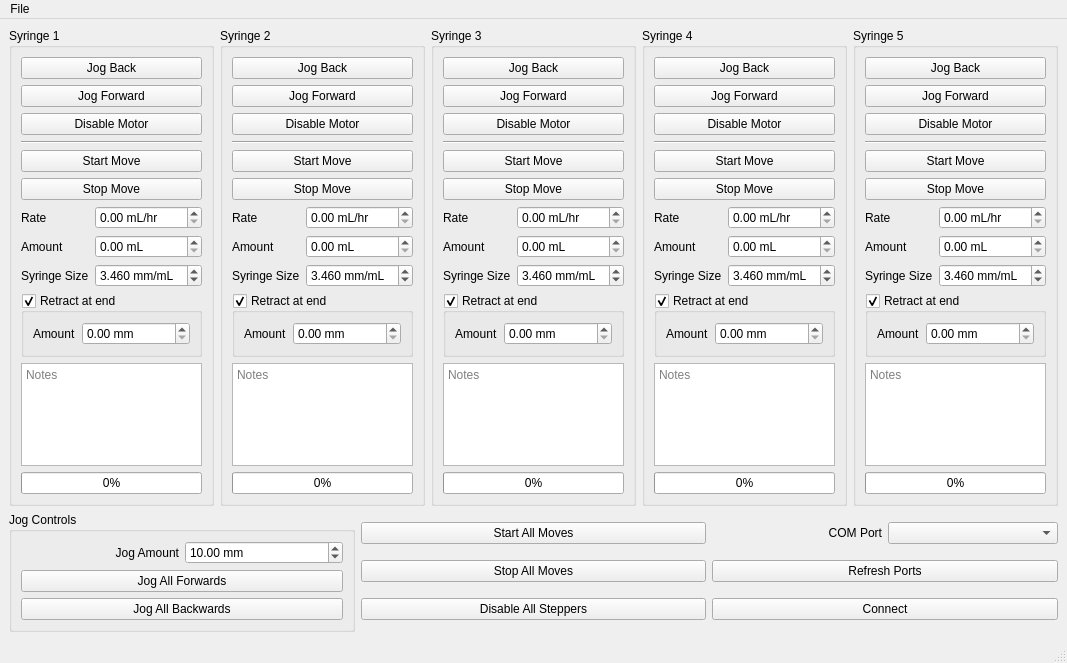
<?xml version="1.0" encoding="UTF-8"?>
<ui version="4.0">
 <class>MainWindow</class>
 <widget class="QMainWindow" name="MainWindow">
  <property name="geometry">
   <rect>
    <x>0</x>
    <y>0</y>
    <width>989</width>
    <height>663</height>
   </rect>
  </property>
  <property name="windowTitle">
   <string>Electrospinning Controller</string>
  </property>
  <widget class="QWidget" name="centralwidget">
   <property name="enabled">
    <bool>true</bool>
   </property>
   <layout class="QVBoxLayout" name="verticalLayout_6">
    <item>
     <layout class="QHBoxLayout" name="horizontalLayout">
      <property name="sizeConstraint">
       <enum>QLayout::SetDefaultConstraint</enum>
      </property>
      <item>
       <widget class="QGroupBox" name="s1_groupBox">
        <property name="enabled">
         <bool>true</bool>
        </property>
        <property name="sizePolicy">
         <sizepolicy hsizetype="Preferred" vsizetype="Expanding">
          <horstretch>0</horstretch>
          <verstretch>0</verstretch>
         </sizepolicy>
        </property>
        <property name="title">
         <string>Syringe 1</string>
        </property>
        <layout class="QVBoxLayout" name="verticalLayout">
         <item>
          <widget class="QPushButton" name="jogBackBtn_1">
           <property name="text">
            <string>Jog Back</string>
           </property>
          </widget>
         </item>
         <item>
          <widget class="QPushButton" name="jogFwdBtn_1">
           <property name="text">
            <string>Jog Forward</string>
           </property>
          </widget>
         </item>
         <item>
          <widget class="QPushButton" name="disableBtn_1">
           <property name="text">
            <string>Disable Motor</string>
           </property>
          </widget>
         </item>
         <item>
          <widget class="Line" name="line">
           <property name="orientation">
            <enum>Qt::Horizontal</enum>
           </property>
          </widget>
         </item>
         <item>
          <widget class="QPushButton" name="startMove_1">
           <property name="text">
            <string>Start Move</string>
           </property>
          </widget>
         </item>
         <item>
          <widget class="QPushButton" name="stopMove_1">
           <property name="text">
            <string>Stop Move</string>
           </property>
          </widget>
         </item>
         <item>
          <layout class="QFormLayout" name="formLayout">
           <item row="0" column="0">
            <widget class="QLabel" name="rateLbl_1">
             <property name="text">
              <string>Rate</string>
             </property>
            </widget>
           </item>
           <item row="0" column="1">
            <widget class="QDoubleSpinBox" name="rate_1">
             <property name="suffix">
              <string> mL/hr</string>
             </property>
             <property name="maximum">
              <double>9999.000000000000000</double>
             </property>
            </widget>
           </item>
           <item row="1" column="0">
            <widget class="QLabel" name="amtLbl_1">
             <property name="text">
              <string>Amount</string>
             </property>
            </widget>
           </item>
           <item row="1" column="1">
            <widget class="QDoubleSpinBox" name="duration_1">
             <property name="suffix">
              <string> mL</string>
             </property>
            </widget>
           </item>
           <item row="2" column="0">
            <widget class="QLabel" name="diamLbl_1">
             <property name="text">
              <string>Syringe Size</string>
             </property>
            </widget>
           </item>
           <item row="2" column="1">
            <widget class="QDoubleSpinBox" name="syringeDiam_1">
             <property name="suffix">
              <string> mm/mL</string>
             </property>
             <property name="decimals">
              <number>3</number>
             </property>
             <property name="value">
              <double>3.460000000000000</double>
             </property>
            </widget>
           </item>
          </layout>
         </item>
         <item>
          <widget class="QGroupBox" name="retractAtEnd_1">
           <property name="title">
            <string>Retract at end</string>
           </property>
           <property name="flat">
            <bool>false</bool>
           </property>
           <property name="checkable">
            <bool>true</bool>
           </property>
           <property name="checked">
            <bool>true</bool>
           </property>
           <layout class="QFormLayout" name="formLayout_6">
            <item row="0" column="0">
             <widget class="QLabel" name="label_6">
              <property name="text">
               <string>Amount</string>
              </property>
             </widget>
            </item>
            <item row="0" column="1">
             <widget class="QDoubleSpinBox" name="retractAmt_1">
              <property name="suffix">
               <string> mm</string>
              </property>
             </widget>
            </item>
           </layout>
          </widget>
         </item>
         <item>
          <widget class="QPlainTextEdit" name="notes_1">
           <property name="placeholderText">
            <string>Notes</string>
           </property>
          </widget>
         </item>
         <item>
          <widget class="QProgressBar" name="moveProgress_1">
           <property name="value">
            <number>0</number>
           </property>
          </widget>
         </item>
        </layout>
       </widget>
      </item>
      <item>
       <widget class="QGroupBox" name="s2_groupBox">
        <property name="sizePolicy">
         <sizepolicy hsizetype="Preferred" vsizetype="Expanding">
          <horstretch>0</horstretch>
          <verstretch>0</verstretch>
         </sizepolicy>
        </property>
        <property name="title">
         <string>Syringe 2</string>
        </property>
        <layout class="QVBoxLayout" name="verticalLayout_2">
         <item>
          <widget class="QPushButton" name="jogBackBtn_2">
           <property name="text">
            <string>Jog Back</string>
           </property>
          </widget>
         </item>
         <item>
          <widget class="QPushButton" name="jogFwdBtn_2">
           <property name="text">
            <string>Jog Forward</string>
           </property>
          </widget>
         </item>
         <item>
          <widget class="QPushButton" name="disableBtn_2">
           <property name="text">
            <string>Disable Motor</string>
           </property>
          </widget>
         </item>
         <item>
          <widget class="Line" name="line_2">
           <property name="orientation">
            <enum>Qt::Horizontal</enum>
           </property>
          </widget>
         </item>
         <item>
          <widget class="QPushButton" name="startMove_2">
           <property name="text">
            <string>Start Move</string>
           </property>
          </widget>
         </item>
         <item>
          <widget class="QPushButton" name="stopMove_2">
           <property name="text">
            <string>Stop Move</string>
           </property>
          </widget>
         </item>
         <item>
          <layout class="QFormLayout" name="formLayout_2">
           <item row="0" column="0">
            <widget class="QLabel" name="label_2">
             <property name="text">
              <string>Rate</string>
             </property>
            </widget>
           </item>
           <item row="0" column="1">
            <widget class="QDoubleSpinBox" name="rate_2">
             <property name="suffix">
              <string> mL/hr</string>
             </property>
             <property name="maximum">
              <double>9999.000000000000000</double>
             </property>
            </widget>
           </item>
           <item row="1" column="0">
            <widget class="QLabel" name="amtLbl_2">
             <property name="text">
              <string>Amount</string>
             </property>
            </widget>
           </item>
           <item row="1" column="1">
            <widget class="QDoubleSpinBox" name="duration_2">
             <property name="suffix">
              <string> mL</string>
             </property>
            </widget>
           </item>
           <item row="2" column="0">
            <widget class="QLabel" name="diamLbl_2">
             <property name="text">
              <string>Syringe Size</string>
             </property>
            </widget>
           </item>
           <item row="2" column="1">
            <widget class="QDoubleSpinBox" name="syringeDiam_2">
             <property name="suffix">
              <string> mm/mL</string>
             </property>
             <property name="decimals">
              <number>3</number>
             </property>
             <property name="value">
              <double>3.460000000000000</double>
             </property>
            </widget>
           </item>
          </layout>
         </item>
         <item>
          <widget class="QGroupBox" name="retractAtEnd_2">
           <property name="title">
            <string>Retract at end</string>
           </property>
           <property name="flat">
            <bool>false</bool>
           </property>
           <property name="checkable">
            <bool>true</bool>
           </property>
           <property name="checked">
            <bool>true</bool>
           </property>
           <layout class="QFormLayout" name="formLayout_7">
            <item row="0" column="0">
             <widget class="QLabel" name="label_7">
              <property name="text">
               <string>Amount</string>
              </property>
             </widget>
            </item>
            <item row="0" column="1">
             <widget class="QDoubleSpinBox" name="retractAmt_2">
              <property name="suffix">
               <string> mm</string>
              </property>
             </widget>
            </item>
           </layout>
          </widget>
         </item>
         <item>
          <widget class="QPlainTextEdit" name="notes_2">
           <property name="placeholderText">
            <string>Notes</string>
           </property>
          </widget>
         </item>
         <item>
          <widget class="QProgressBar" name="moveProgress_2">
           <property name="value">
            <number>0</number>
           </property>
          </widget>
         </item>
        </layout>
       </widget>
      </item>
      <item>
       <widget class="QGroupBox" name="s3_groupBox">
        <property name="sizePolicy">
         <sizepolicy hsizetype="Preferred" vsizetype="Expanding">
          <horstretch>0</horstretch>
          <verstretch>0</verstretch>
         </sizepolicy>
        </property>
        <property name="title">
         <string>Syringe 3</string>
        </property>
        <layout class="QVBoxLayout" name="verticalLayout_4">
         <item>
          <widget class="QPushButton" name="jogBackBtn_3">
           <property name="text">
            <string>Jog Back</string>
           </property>
          </widget>
         </item>
         <item>
          <widget class="QPushButton" name="jogFwdBtn_3">
           <property name="text">
            <string>Jog Forward</string>
           </property>
          </widget>
         </item>
         <item>
          <widget class="QPushButton" name="disableBtn_3">
           <property name="text">
            <string>Disable Motor</string>
           </property>
          </widget>
         </item>
         <item>
          <widget class="Line" name="line_3">
           <property name="orientation">
            <enum>Qt::Horizontal</enum>
           </property>
          </widget>
         </item>
         <item>
          <widget class="QPushButton" name="startMove_3">
           <property name="text">
            <string>Start Move</string>
           </property>
          </widget>
         </item>
         <item>
          <widget class="QPushButton" name="stopMove_3">
           <property name="text">
            <string>Stop Move</string>
           </property>
          </widget>
         </item>
         <item>
          <layout class="QFormLayout" name="formLayout_3">
           <item row="0" column="0">
            <widget class="QLabel" name="label_3">
             <property name="text">
              <string>Rate</string>
             </property>
            </widget>
           </item>
           <item row="0" column="1">
            <widget class="QDoubleSpinBox" name="rate_3">
             <property name="suffix">
              <string> mL/hr</string>
             </property>
             <property name="maximum">
              <double>9999.000000000000000</double>
             </property>
            </widget>
           </item>
           <item row="1" column="0">
            <widget class="QLabel" name="amtLbl_3">
             <property name="text">
              <string>Amount</string>
             </property>
            </widget>
           </item>
           <item row="1" column="1">
            <widget class="QDoubleSpinBox" name="duration_3">
             <property name="suffix">
              <string> mL</string>
             </property>
            </widget>
           </item>
           <item row="2" column="0">
            <widget class="QLabel" name="diamLbl_3">
             <property name="text">
              <string>Syringe Size</string>
             </property>
            </widget>
           </item>
           <item row="2" column="1">
            <widget class="QDoubleSpinBox" name="syringeDiam_3">
             <property name="suffix">
              <string> mm/mL</string>
             </property>
             <property name="decimals">
              <number>3</number>
             </property>
             <property name="value">
              <double>3.460000000000000</double>
             </property>
            </widget>
           </item>
          </layout>
         </item>
         <item>
          <widget class="QGroupBox" name="retractAtEnd_3">
           <property name="title">
            <string>Retract at end</string>
           </property>
           <property name="flat">
            <bool>false</bool>
           </property>
           <property name="checkable">
            <bool>true</bool>
           </property>
           <property name="checked">
            <bool>true</bool>
           </property>
           <layout class="QFormLayout" name="formLayout_8">
            <item row="0" column="0">
             <widget class="QLabel" name="label_8">
              <property name="text">
               <string>Amount</string>
              </property>
             </widget>
            </item>
            <item row="0" column="1">
             <widget class="QDoubleSpinBox" name="retractAmt_3">
              <property name="suffix">
               <string> mm</string>
              </property>
             </widget>
            </item>
           </layout>
          </widget>
         </item>
         <item>
          <widget class="QPlainTextEdit" name="notes_3">
           <property name="placeholderText">
            <string>Notes</string>
           </property>
          </widget>
         </item>
         <item>
          <widget class="QProgressBar" name="moveProgress_3">
           <property name="value">
            <number>0</number>
           </property>
          </widget>
         </item>
        </layout>
       </widget>
      </item>
      <item>
       <widget class="QGroupBox" name="s4_groupBox">
        <property name="enabled">
         <bool>true</bool>
        </property>
        <property name="sizePolicy">
         <sizepolicy hsizetype="Preferred" vsizetype="Expanding">
          <horstretch>0</horstretch>
          <verstretch>0</verstretch>
         </sizepolicy>
        </property>
        <property name="title">
         <string>Syringe 4</string>
        </property>
        <layout class="QVBoxLayout" name="verticalLayout_3">
         <item>
          <widget class="QPushButton" name="jogBackBtn_4">
           <property name="text">
            <string>Jog Back</string>
           </property>
          </widget>
         </item>
         <item>
          <widget class="QPushButton" name="jogFwdBtn_4">
           <property name="text">
            <string>Jog Forward</string>
           </property>
          </widget>
         </item>
         <item>
          <widget class="QPushButton" name="disableBtn_4">
           <property name="text">
            <string>Disable Motor</string>
           </property>
          </widget>
         </item>
         <item>
          <widget class="Line" name="line_4">
           <property name="orientation">
            <enum>Qt::Horizontal</enum>
           </property>
          </widget>
         </item>
         <item>
          <widget class="QPushButton" name="startMove_4">
           <property name="text">
            <string>Start Move</string>
           </property>
          </widget>
         </item>
         <item>
          <widget class="QPushButton" name="stopMove_4">
           <property name="text">
            <string>Stop Move</string>
           </property>
          </widget>
         </item>
         <item>
          <layout class="QFormLayout" name="formLayout_4">
           <item row="0" column="0">
            <widget class="QLabel" name="label_4">
             <property name="text">
              <string>Rate</string>
             </property>
            </widget>
           </item>
           <item row="0" column="1">
            <widget class="QDoubleSpinBox" name="rate_4">
             <property name="suffix">
              <string> mL/hr</string>
             </property>
             <property name="maximum">
              <double>9999.000000000000000</double>
             </property>
            </widget>
           </item>
           <item row="1" column="0">
            <widget class="QLabel" name="amtLbl_4">
             <property name="text">
              <string>Amount</string>
             </property>
            </widget>
           </item>
           <item row="1" column="1">
            <widget class="QDoubleSpinBox" name="duration_4">
             <property name="suffix">
              <string> mL</string>
             </property>
            </widget>
           </item>
           <item row="2" column="0">
            <widget class="QLabel" name="diamLbl_4">
             <property name="text">
              <string>Syringe Size</string>
             </property>
            </widget>
           </item>
           <item row="2" column="1">
            <widget class="QDoubleSpinBox" name="syringeDiam_4">
             <property name="suffix">
              <string> mm/mL</string>
             </property>
             <property name="decimals">
              <number>3</number>
             </property>
             <property name="value">
              <double>3.460000000000000</double>
             </property>
            </widget>
           </item>
          </layout>
         </item>
         <item>
          <widget class="QGroupBox" name="retractAtEnd_4">
           <property name="title">
            <string>Retract at end</string>
           </property>
           <property name="flat">
            <bool>false</bool>
           </property>
           <property name="checkable">
            <bool>true</bool>
           </property>
           <property name="checked">
            <bool>true</bool>
           </property>
           <layout class="QFormLayout" name="formLayout_9">
            <item row="0" column="0">
             <widget class="QLabel" name="label_9">
              <property name="text">
               <string>Amount</string>
              </property>
             </widget>
            </item>
            <item row="0" column="1">
             <widget class="QDoubleSpinBox" name="retractAmt_4">
              <property name="suffix">
               <string> mm</string>
              </property>
             </widget>
            </item>
           </layout>
          </widget>
         </item>
         <item>
          <widget class="QPlainTextEdit" name="notes_4">
           <property name="placeholderText">
            <string>Notes</string>
           </property>
          </widget>
         </item>
         <item>
          <widget class="QProgressBar" name="moveProgress_4">
           <property name="value">
            <number>0</number>
           </property>
          </widget>
         </item>
        </layout>
       </widget>
      </item>
      <item>
       <widget class="QGroupBox" name="s5_groupBox">
        <property name="sizePolicy">
         <sizepolicy hsizetype="Preferred" vsizetype="Expanding">
          <horstretch>0</horstretch>
          <verstretch>0</verstretch>
         </sizepolicy>
        </property>
        <property name="title">
         <string>Syringe 5</string>
        </property>
        <layout class="QVBoxLayout" name="verticalLayout_5">
         <item>
          <widget class="QPushButton" name="jogBackBtn_5">
           <property name="text">
            <string>Jog Back</string>
           </property>
          </widget>
         </item>
         <item>
          <widget class="QPushButton" name="jogFwdBtn_5">
           <property name="text">
            <string>Jog Forward</string>
           </property>
          </widget>
         </item>
         <item>
          <widget class="QPushButton" name="disableBtn_5">
           <property name="text">
            <string>Disable Motor</string>
           </property>
          </widget>
         </item>
         <item>
          <widget class="Line" name="line_6">
           <property name="orientation">
            <enum>Qt::Horizontal</enum>
           </property>
          </widget>
         </item>
         <item>
          <widget class="QPushButton" name="startMove_5">
           <property name="text">
            <string>Start Move</string>
           </property>
          </widget>
         </item>
         <item>
          <widget class="QPushButton" name="stopMove_5">
           <property name="text">
            <string>Stop Move</string>
           </property>
          </widget>
         </item>
         <item>
          <layout class="QFormLayout" name="formLayout_5">
           <item row="0" column="0">
            <widget class="QLabel" name="label_5">
             <property name="text">
              <string>Rate</string>
             </property>
            </widget>
           </item>
           <item row="0" column="1">
            <widget class="QDoubleSpinBox" name="rate_5">
             <property name="suffix">
              <string> mL/hr</string>
             </property>
             <property name="maximum">
              <double>9999.000000000000000</double>
             </property>
            </widget>
           </item>
           <item row="1" column="0">
            <widget class="QLabel" name="amtLbl_5">
             <property name="text">
              <string>Amount</string>
             </property>
            </widget>
           </item>
           <item row="1" column="1">
            <widget class="QDoubleSpinBox" name="duration_5">
             <property name="suffix">
              <string> mL</string>
             </property>
            </widget>
           </item>
           <item row="2" column="0">
            <widget class="QLabel" name="diamLbl_5">
             <property name="text">
              <string>Syringe Size</string>
             </property>
            </widget>
           </item>
           <item row="2" column="1">
            <widget class="QDoubleSpinBox" name="syringeDiam_5">
             <property name="suffix">
              <string> mm/mL</string>
             </property>
             <property name="decimals">
              <number>3</number>
             </property>
             <property name="value">
              <double>3.460000000000000</double>
             </property>
            </widget>
           </item>
          </layout>
         </item>
         <item>
          <widget class="QGroupBox" name="retractAtEnd_5">
           <property name="title">
            <string>Retract at end</string>
           </property>
           <property name="flat">
            <bool>false</bool>
           </property>
           <property name="checkable">
            <bool>true</bool>
           </property>
           <property name="checked">
            <bool>true</bool>
           </property>
           <layout class="QFormLayout" name="formLayout_10">
            <item row="0" column="0">
             <widget class="QLabel" name="label_10">
              <property name="text">
               <string>Amount</string>
              </property>
             </widget>
            </item>
            <item row="0" column="1">
             <widget class="QDoubleSpinBox" name="retractAmt_5">
              <property name="suffix">
               <string> mm</string>
              </property>
             </widget>
            </item>
           </layout>
          </widget>
         </item>
         <item>
          <widget class="QPlainTextEdit" name="notes_5">
           <property name="placeholderText">
            <string>Notes</string>
           </property>
          </widget>
         </item>
         <item>
          <widget class="QProgressBar" name="moveProgress_5">
           <property name="enabled">
            <bool>true</bool>
           </property>
           <property name="value">
            <number>0</number>
           </property>
          </widget>
         </item>
        </layout>
       </widget>
      </item>
     </layout>
    </item>
    <item>
     <layout class="QHBoxLayout" name="horizontalLayout_2">
      <item>
       <widget class="QGroupBox" name="jogCtrlBox">
        <property name="title">
         <string>Jog Controls</string>
        </property>
        <property name="flat">
         <bool>false</bool>
        </property>
        <property name="checkable">
         <bool>false</bool>
        </property>
        <layout class="QVBoxLayout" name="verticalLayout_9">
         <item>
          <layout class="QHBoxLayout" name="horizontalLayout_10">
           <item>
            <widget class="QLabel" name="label">
             <property name="text">
              <string>Jog Amount</string>
             </property>
             <property name="alignment">
              <set>Qt::AlignRight|Qt::AlignTrailing|Qt::AlignVCenter</set>
             </property>
            </widget>
           </item>
           <item>
            <widget class="QDoubleSpinBox" name="jogAmt">
             <property name="suffix">
              <string> mm</string>
             </property>
             <property name="value">
              <double>10.000000000000000</double>
             </property>
            </widget>
           </item>
          </layout>
         </item>
         <item>
          <widget class="QPushButton" name="jogAllForwardBtn">
           <property name="text">
            <string>Jog All Forwards</string>
           </property>
          </widget>
         </item>
         <item>
          <widget class="QPushButton" name="jogAllBackBtn">
           <property name="text">
            <string>Jog All Backwards</string>
           </property>
          </widget>
         </item>
        </layout>
       </widget>
      </item>
      <item>
       <layout class="QVBoxLayout" name="verticalLayout_7">
        <item>
         <widget class="QPushButton" name="startAll_btn">
          <property name="text">
           <string>Start All Moves</string>
          </property>
         </widget>
        </item>
        <item>
         <widget class="QPushButton" name="stopAll_btn">
          <property name="text">
           <string>Stop All Moves</string>
          </property>
         </widget>
        </item>
        <item>
         <widget class="QPushButton" name="disableAll_btn">
          <property name="text">
           <string>Disable All Steppers</string>
          </property>
         </widget>
        </item>
       </layout>
      </item>
      <item>
       <layout class="QVBoxLayout" name="verticalLayout_8">
        <item>
         <layout class="QHBoxLayout" name="horizontalLayout_3">
          <item>
           <widget class="QLabel" name="portLabel">
            <property name="sizePolicy">
             <sizepolicy hsizetype="Minimum" vsizetype="Preferred">
              <horstretch>0</horstretch>
              <verstretch>0</verstretch>
             </sizepolicy>
            </property>
            <property name="text">
             <string>COM Port</string>
            </property>
            <property name="alignment">
             <set>Qt::AlignRight|Qt::AlignTrailing|Qt::AlignVCenter</set>
            </property>
           </widget>
          </item>
          <item>
           <widget class="QComboBox" name="portComboBox">
            <property name="sizePolicy">
             <sizepolicy hsizetype="Preferred" vsizetype="Fixed">
              <horstretch>0</horstretch>
              <verstretch>0</verstretch>
             </sizepolicy>
            </property>
           </widget>
          </item>
         </layout>
        </item>
        <item>
         <widget class="QPushButton" name="refreshBtn">
          <property name="text">
           <string>Refresh Ports</string>
          </property>
         </widget>
        </item>
        <item>
         <widget class="QPushButton" name="connectBtn">
          <property name="text">
           <string>Connect</string>
          </property>
         </widget>
        </item>
       </layout>
      </item>
     </layout>
    </item>
   </layout>
  </widget>
  <widget class="QMenuBar" name="menubar">
   <property name="geometry">
    <rect>
     <x>0</x>
     <y>0</y>
     <width>989</width>
     <height>21</height>
    </rect>
   </property>
   <widget class="QMenu" name="menuFile">
    <property name="title">
     <string>File</string>
    </property>
    <addaction name="actionOpen_Config"/>
    <addaction name="actionSave_Config"/>
    <addaction name="actionQuit"/>
   </widget>
   <addaction name="menuFile"/>
  </widget>
  <widget class="QStatusBar" name="statusbar"/>
  <action name="actionOpen_Config">
   <property name="text">
    <string>Open Config</string>
   </property>
   <property name="shortcut">
    <string>Ctrl+O</string>
   </property>
   <property name="shortcutVisibleInContextMenu">
    <bool>true</bool>
   </property>
  </action>
  <action name="actionSave_Config">
   <property name="text">
    <string>Save Config</string>
   </property>
   <property name="shortcut">
    <string>Ctrl+S</string>
   </property>
  </action>
  <action name="actionQuit">
   <property name="text">
    <string>Quit</string>
   </property>
   <property name="shortcut">
    <string>Ctrl+Q</string>
   </property>
  </action>
 </widget>
 <resources/>
 <connections/>
</ui>
